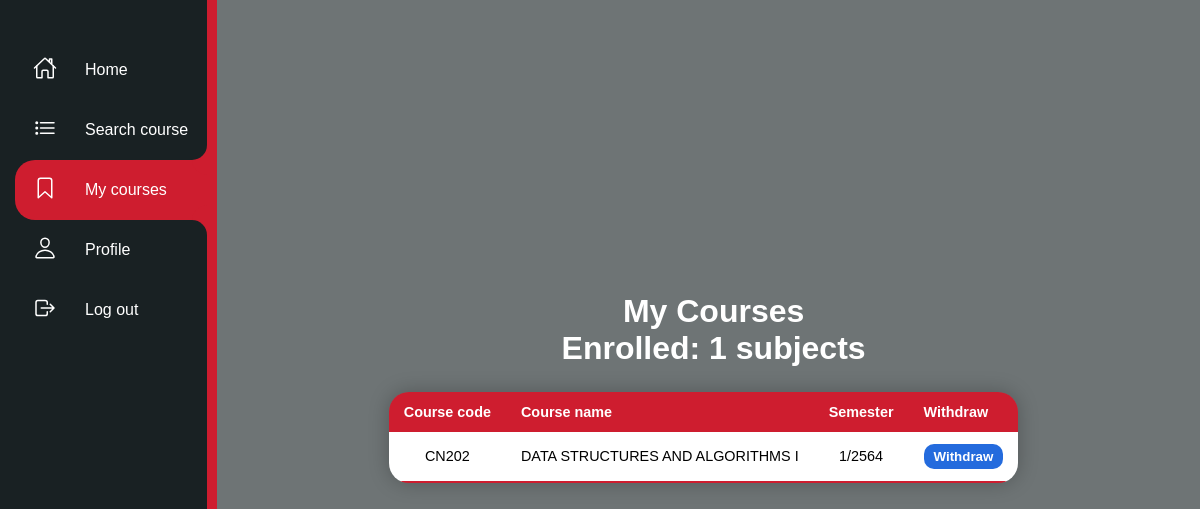
Page /registration/ (signed in) on the earlier database version.
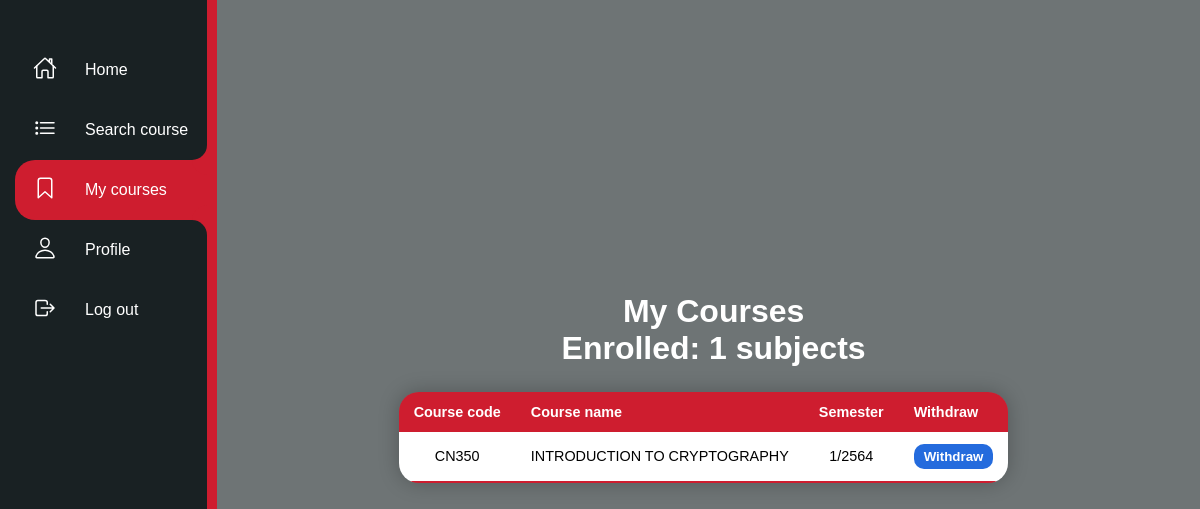
Same page on the later database version.
### courses/models.py (models this page shows, shortened)
class Course(models.Model):
    c_code = models.CharField(max_length=5)
    c_name = models.CharField(max_length=150, null = True)
    semester = models.IntegerField()
    a_year = models.IntegerField()
    count_stu = models.IntegerField(default=0)
    max_stu = models.IntegerField()
    status = models.BooleanField(default=True)

class Enroll(models.Model):
    student = models.ForeignKey(Student, null=True, on_delete=models.CASCADE)
    course = models.ForeignKey(Course, null=True, on_delete=models.CASCADE)
    date_created = models.DateTimeField(auto_now_add=True, null=True)

### courses/decorators.py (the view)
	def wrapper_function(request, *args, **kwargs):
		group = None
		if request.user.groups.exists():
			group = request.user.groups.all()[0].name
		if group == 'admin':
			return redirect('courses:indexadmin')
		if group == 'student':
			return view_func(request, *args, **kwargs)

### courses/views.py (called while the page is built)
@login_required(login_url='courses:login')
@student_only
def registration(request):
    my_course = request.user.student.enroll_set.all()
    all_course = Course.objects.all()
    mycourse_count = my_course.count()
    context = {"courses": my_course, "mycourse_count": mycourse_count, "all_c": all_course}
    return render(request, "courses/registration.html", context)

### courses/templates/courses/registration.html (shortened to what this page needs)
{% extends "courses/layout.html" %}
{% load static %}
{% block body %}
<div class="navigation">
        <ul>
            <li class="list">
                <a href="{% url 'courses:index' %}">
                    <span class="icon"><ion-icon name="home-outline"></ion-icon></span>
                    <span class="title">Home</span>
                </a>
            </li>
            <li class="list">
                <a href="{% url 'courses:courses' %}">
                    <span class="icon"><ion-icon name="list-outline"></ion-icon></span>
                    <span class="title">Search course</span>
                </a>
            </li>
            <li class="list active">
                <a href="{% url 'courses:registration' %}">
                    <span class="icon"><ion-icon name="bookmark-outline"></ion-icon></span>
                    <span class="title">My courses</span>
                </a>
            </li>
            <li class="list">
                <a href="{% url 'courses:profile' %}">
                    <span class="icon"><ion-icon name="person-outline"></ion-icon></span>
                    <span class="title">Profile</span>
                </a>
            </li>
            <li class="list">
                <a href="{% url 'courses:logout' %}">
                    <span class="icon"><ion-icon name="log-out-outline"></ion-icon></span>
                    <span class="title">Log out</span>
                </a>
            </li>
        </ul>
    </div>
    <div class="containertable">
        <h1>My Courses</h1>
        <h1>Enrolled: {{mycourse_count}} subjects</h1>
        <div class="table">
        <table class="content-table">
            <thead>
                <tr>
                    <th>Course code</th>
                    <th>Course name</th>
                    <th>Semester</th>
                    <th>Withdraw</th>
                </tr>
            </thead>
            <tbody>
                {% for course in all_c %}
                {% for en_c in courses %}
                    {% if en_c.course == course %}
                    <tr>
                    <td>{{course.c_code}}</td>
                    <td>{{course.c_name}}</td>
                    <td>{{course.semester}}/{{course.a_year}}</td>
                    <form action= "{% url 'courses:delete_course' en_c.id %}" method="POST">
                    <td>
                          <div class="content">
                                <button  type="submit"><a>Withdraw</a></button>
                    </form>
                        </div>
                {% endif %}
               {% endfor %}
               {% endfor %}
    </div>
{% endblock %}

Differences in the rows shown:
no longer on this page (row edited): Course: c_code "CN202", c_name "DATA STRUCTURES AND ALGORITHMS I", semester "1", a_year "2564"
now on this page (row edited): Course: c_code "CN350", c_name "INTRODUCTION TO CRYPTOGRAPHY", semester "1", a_year "2564"
